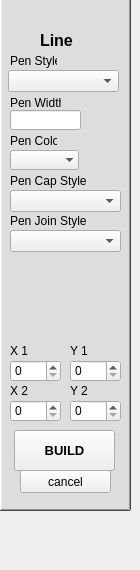
    <widget class="QWidget" name="add_line">
     <widget class="QLabel" name="Leftcolor_8">
      <property name="geometry">
       <rect>
        <x>0</x>
        <y>-50</y>
        <width>131</width>
        <height>561</height>
       </rect>
      </property>
      <property name="styleSheet">
       <string notr="true">background-color: rgb(221, 221, 221);</string>
      </property>
      <property name="frameShape">
       <enum>QFrame::WinPanel</enum>
      </property>
      <property name="frameShadow">
       <enum>QFrame::Raised</enum>
      </property>
      <property name="text">
       <string/>
      </property>
     </widget>
     <widget class="QPushButton" name="cancelline_button">
      <property name="geometry">
       <rect>
        <x>20</x>
        <y>470</y>
        <width>91</width>
        <height>23</height>
       </rect>
      </property>
      <property name="text">
       <string>cancel</string>
      </property>
     </widget>
     <widget class="QLabel" name="line_label">
      <property name="geometry">
       <rect>
        <x>40</x>
        <y>30</y>
        <width>41</width>
        <height>20</height>
       </rect>
      </property>
      <property name="font">
       <font>
        <pointsize>12</pointsize>
        <weight>75</weight>
        <bold>true</bold>
       </font>
      </property>
      <property name="text">
       <string>Line</string>
      </property>
     </widget>
     <widget class="QComboBox" name="linepencap_style_box">
      <property name="geometry">
       <rect>
        <x>10</x>
        <y>190</y>
        <width>111</width>
        <height>22</height>
       </rect>
      </property>
     </widget>
     <widget class="QLabel" name="label_23">
      <property name="geometry">
       <rect>
        <x>10</x>
        <y>131</y>
        <width>47</width>
        <height>20</height>
       </rect>
      </property>
      <property name="text">
       <string>Pen Color</string>
      </property>
     </widget>
     <widget class="QSpinBox" name="line_x">
      <property name="geometry">
       <rect>
        <x>10</x>
        <y>400</y>
        <width>51</width>
        <height>22</height>
       </rect>
      </property>
      <property name="maximum">
       <number>1000</number>
      </property>
     </widget>
     <widget class="QLabel" name="label_24">
      <property name="geometry">
       <rect>
        <x>10</x>
        <y>93</y>
        <width>51</width>
        <height>20</height>
       </rect>
      </property>
      <property name="text">
       <string>Pen Width</string>
      </property>
     </widget>
     <widget class="QSpinBox" name="line_height">
      <property name="geometry">
       <rect>
        <x>70</x>
        <y>360</y>
        <width>51</width>
        <height>22</height>
       </rect>
      </property>
      <property name="maximum">
       <number>1000</number>
      </property>
     </widget>
     <widget class="QPushButton" name="line_build_button">
      <property name="geometry">
       <rect>
        <x>14</x>
        <y>430</y>
        <width>101</width>
        <height>41</height>
       </rect>
      </property>
      <property name="font">
       <font>
        <pointsize>10</pointsize>
        <weight>75</weight>
        <bold>true</bold>
       </font>
      </property>
      <property name="text">
       <string>BUILD</string>
      </property>
     </widget>
     <widget class="QLabel" name="label_25">
      <property name="geometry">
       <rect>
        <x>70</x>
        <y>340</y>
        <width>31</width>
        <height>21</height>
       </rect>
      </property>
      <property name="text">
       <string>Y 1</string>
      </property>
     </widget>
     <widget class="QSpinBox" name="line_width">
      <property name="geometry">
       <rect>
        <x>10</x>
        <y>360</y>
        <width>51</width>
        <height>22</height>
       </rect>
      </property>
      <property name="maximum">
       <number>1000</number>
      </property>
     </widget>
     <widget class="QLabel" name="label_28">
      <property name="geometry">
       <rect>
        <x>10</x>
        <y>210</y>
        <width>101</width>
        <height>21</height>
       </rect>
      </property>
      <property name="text">
       <string>Pen Join Style</string>
      </property>
     </widget>
     <widget class="QComboBox" name="linepen_style_box">
      <property name="geometry">
       <rect>
        <x>8</x>
        <y>70</y>
        <width>111</width>
        <height>22</height>
       </rect>
      </property>
     </widget>
     <widget class="QLabel" name="label_29">
      <property name="geometry">
       <rect>
        <x>70</x>
        <y>380</y>
        <width>31</width>
        <height>21</height>
       </rect>
      </property>
      <property name="text">
       <string>Y 2</string>
      </property>
     </widget>
     <widget class="QComboBox" name="linepenjoin_style_box">
      <property name="geometry">
       <rect>
        <x>10</x>
        <y>230</y>
        <width>111</width>
        <height>22</height>
       </rect>
      </property>
     </widget>
     <widget class="QSpinBox" name="line_y">
      <property name="geometry">
       <rect>
        <x>70</x>
        <y>400</y>
        <width>51</width>
        <height>22</height>
       </rect>
      </property>
      <property name="maximum">
       <number>500</number>
      </property>
     </widget>
     <widget class="QLabel" name="label_30">
      <property name="geometry">
       <rect>
        <x>10</x>
        <y>51</y>
        <width>47</width>
        <height>20</height>
       </rect>
      </property>
      <property name="text">
       <string>Pen Style</string>
      </property>
     </widget>
     <widget class="QComboBox" name="linepen_color_box">
      <property name="enabled">
       <bool>true</bool>
      </property>
      <property name="geometry">
       <rect>
        <x>10</x>
        <y>150</y>
        <width>69</width>
        <height>20</height>
       </rect>
      </property>
      <property name="font">
       <font>
        <kerning>true</kerning>
       </font>
      </property>
      <property name="currentIndex">
       <number>-1</number>
      </property>
      <property name="sizeAdjustPolicy">
       <enum>QComboBox::AdjustToContentsOnFirstShow</enum>
      </property>
      <property name="minimumContentsLength">
       <number>0</number>
      </property>
      <property name="frame">
       <bool>false</bool>
      </property>
     </widget>
     <widget class="QLabel" name="label_31">
      <property name="geometry">
       <rect>
        <x>10</x>
        <y>340</y>
        <width>31</width>
        <height>21</height>
       </rect>
      </property>
      <property name="text">
       <string>X 1</string>
      </property>
     </widget>
     <widget class="QLabel" name="label_32">
      <property name="geometry">
       <rect>
        <x>10</x>
        <y>380</y>
        <width>31</width>
        <height>21</height>
       </rect>
      </property>
      <property name="text">
       <string>X 2</string>
      </property>
     </widget>
     <widget class="QLabel" name="label_33">
      <property name="geometry">
       <rect>
        <x>10</x>
        <y>170</y>
        <width>101</width>
        <height>21</height>
       </rect>
      </property>
      <property name="text">
       <string>Pen Cap Style</string>
      </property>
     </widget>
     <widget class="QLineEdit" name="linepen_width_box">
      <property name="geometry">
       <rect>
        <x>10</x>
        <y>110</y>
        <width>71</width>
        <height>20</height>
       </rect>
      </property>
     </widget>
    </widget>
